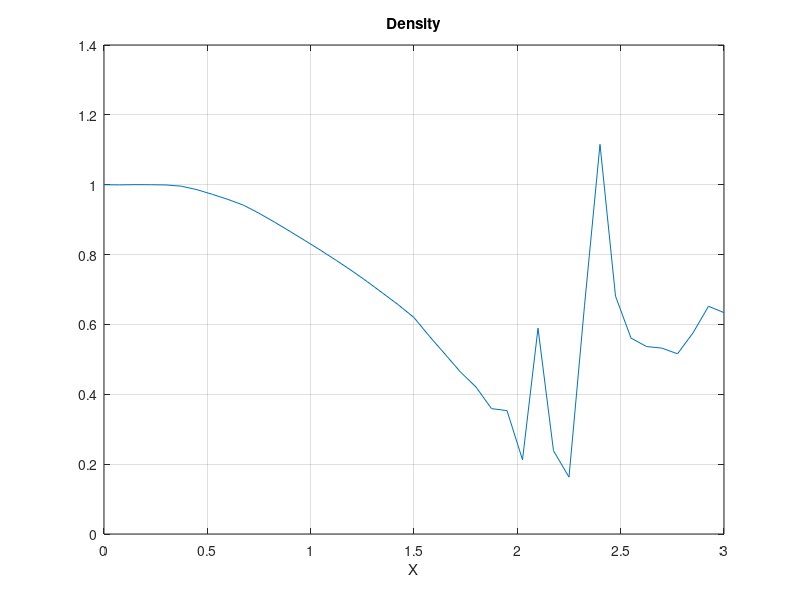

Write MATLAB code to recreate this figure.
clear
clc
close all

N=41; %number of points
length=3; %length of nozzle
C=0.5;  
dx=length/(N-1); 
cx=0.01;


rho=zeros(1,N); 
V=zeros(1,N);
T=zeros(1,N);

x=linspace(0, length, N); %non-dimensionalized
A=(1+2.2*(x-1.5).^2)/1;

%intial conditions t=0
rho((-1<x)&(x<0.5))=1;
rho((0.4999999999<x)&(x<1.5))=1-0.366*(x((0.4999999999<x)&(x<1.5))-0.5);
rho((1.499999<x)&(x<2.1))=0.634-0.702*(x((1.499999<x)&(x<2.1))-1.5);
rho((2.0999<x)&(x<3.1))=0.5892-0.10228*(x((2.0999<x)&(x<3.1))-2.1);


T((-1<x)&(x<0.5))=1;
T((0.4999999999<x)&(x<1.5))=1-0.167*(x((0.4999999999<x)&(x<1.5))-0.5);
T((1.499999<x)&(x<2.1))=0.833-0.4908*(x((1.499999<x)&(x<2.1))-1.5);
T((2.0999<x)&(x<3.1))=0.93968-0.0622*(x((2.0999<x)&(x<3.1))-2.1);

V=(0.59)./(rho.*A);
total_steps=15000;

p = rho.*T;

g=1.4;
R=287; %J/KGK, exoume aera.

rho_15=zeros(1,total_steps);
V_15=zeros(1,total_steps);
T_15=zeros(1,total_steps);
P_15=zeros(1,total_steps);

drdt_avg_16=zeros(1,total_steps);
dVdt_avg_16=zeros(1,total_steps);
dTdt_avg_16=zeros(1,total_steps);


%V1 changes with time, it floats!!!
%Vend, rho.end, Tend also float!!!
step=1;

    i_shock=round(2.1/dx);

while step < 1000
    step
    
    a = sqrt(T);
    dt = min(C * dx ./ (a + V))

    if imag(dt) ~= 0 | dt<0
        disp('Αρνητικος ή φανταστικος χρονος')
        break
    end
    
    rho_old = rho;
    V_old = V;
    T_old = T;

    % Predictor step for i=1:i_shock-1
    for i = 2:i_shock-1
        drdt_pre(i) = -rho(i) * (V(i+1) - V(i)) / dx - rho(i) * V(i) * (log(A(i+1)) - log(A(i))) / dx ...
                      - V(i) * (rho(i+1) - rho(i)) / dx;
        dVdt_pre(i) = -V(i) * (V(i+1) - V(i)) / dx - 1/g * ((T(i+1) - T(i)) / dx + T(i) / (rho(i)) * (rho(i+1) - rho(i)) / dx);
        dTdt_pre(i) = -V(i) * (T(i+1) - T(i)) / dx - (g - 1) * T(i) * ((V(i+1) - V(i)) / dx + V(i) * (log(A(i+1)) - log(A(i))) / dx);
        S1(i) = cx * abs(p(i+1) - 2 * p(i) + p(i-1)) / (p(i+1) + 2 * p(i) + p(i-1)) * (rho(i+1) - 2 * rho(i) + rho(i-1));
        S2(i) = cx * abs(p(i+1) - 2 * p(i) + p(i-1)) / (p(i+1) + 2 * p(i) + p(i-1)) * (V(i+1) - 2 * V(i) + V(i-1));
        S3(i) = cx * abs(p(i+1) - 2 * p(i) + p(i-1)) / (p(i+1) + 2 * p(i) + p(i-1)) * (T(i+1) - 2 * T(i) + T(i-1));
    end

    for i = 2:i_shock-1
        rho(i) = rho(i) + drdt_pre(i) * dt + S1(i);
        V(i) = V(i) + dVdt_pre(i) * dt + S2(i);
        T(i) = T(i) + dTdt_pre(i) * dt + S3(i);
    end

        %corrector
    for i=2:i_shock-1
        
        drdt_corr(i)=-rho(i)*(V(i)-V(i-1))/dx-rho(i)*V(i)*(log(A(i))-log(A(i-1)))/dx...
                  -V(i)*(rho(i)-rho(i-1))/dx;

        dVdt_corr(i)=-V(i)*(V(i)-V(i-1))/dx-1/g*((T(i)-T(i-1))/dx...
                  +T(i)/(rho(i))*(rho(i)-rho(i-1))/dx);

        dTdt_corr(i)=-V(i)*(T(i)-T(i-1))/dx-(g-1)*T(i)*((V(i)-V(i-1))/dx...
                  +V(i)*(log(A(i))-log(A(i-1)))/dx);


        S1(i)=cx*abs(p(i+1)-2*p(i)+p(i-1))/(p(i+1)+2*p(i)+p(i-1))*(rho(i+1)-2*rho(i)+rho(i-1));
        S2(i)=cx*abs(p(i+1)-2*p(i)+p(i-1))/(p(i+1)+2*p(i)+p(i-1))*(V(i+1)-2*V(i)+V(i-1));
        S3(i)=cx*abs(p(i+1)-2*p(i)+p(i-1))/(p(i+1)+2*p(i)+p(i-1))*(T(i+1)-2*T(i)+T(i-1));
    end

    drdt_avg=0.5*(drdt_pre+drdt_corr);
    dVdt_avg=0.5*(dVdt_pre+dVdt_corr);
    dTdt_avg=0.5*(dTdt_pre+dTdt_corr);

    for i=2:i_shock-1

        rho(i)=rho_old(i)+drdt_avg(i)*dt+S1(i);
        V(i)=V_old(i)+dVdt_avg(i)*dt+S2(i);
        T(i)=T_old(i)+dTdt_avg(i)*dt+S3(i);

    end


    %kroustiko kima sinthikes
    M(i_shock) = 2.07;
    p(i_shock)=(1+(g-1)/2*M(i_shock)^2)^(-g/(g-1));
    rho(i_shock)=(1+(g-1)/2*M(i_shock)^2)^(-1/(g-1));
    T(i_shock)=(1+(g-1)/2*M(i_shock)^2)^(-1);


    M(i_shock+1) = sqrt((1 + ((g - 1) / 2) * M(i_shock)^2) / (g * M(i_shock)^2 - (g - 1) / 2));
    rho(i_shock+1)=((g+1)*M(i_shock)^2)/(2+(g-1)*M(i_shock)^2)*rho(i_shock);
    p(i_shock+1)=(1+(2*g/(g+1))*(M(i_shock)^2-1))*p(i_shock);
    T(i_shock+1)=((1+(2*g/(g+1))*(M(i_shock)^2-1))*((g+1)*M(i_shock)^2)/(2+(g-1)*M(i_shock)^2))*T(i_shock);
    V(i_shock+1)=M(i_shock+1)*T(i_shock)^0.5;


        % Predictor step for i=i_shock:N-1
    for i = i_shock+2:N-1
        drdt_pre(i) = -rho(i) * (V(i+1) - V(i)) / dx - rho(i) * V(i) * (log(A(i+1)) - log(A(i))) / dx ...
                      - V(i) * (rho(i+1) - rho(i)) / dx;
        dVdt_pre(i) = -V(i) * (V(i+1) - V(i)) / dx - 1/g * ((T(i+1) - T(i)) / dx + T(i) / (rho(i)) * (rho(i+1) - rho(i)) / dx);
        dTdt_pre(i) = -V(i) * (T(i+1) - T(i)) / dx - (g - 1) * T(i) * ((V(i+1) - V(i)) / dx + V(i) * (log(A(i+1)) - log(A(i))) / dx);
        S1(i) = cx * abs(p(i+1) - 2 * p(i) + p(i-1)) / (p(i+1) + 2 * p(i) + p(i-1)) * (rho(i+1) - 2 * rho(i) + rho(i-1));
        S2(i) = cx * abs(p(i+1) - 2 * p(i) + p(i-1)) / (p(i+1) + 2 * p(i) + p(i-1)) * (V(i+1) - 2 * V(i) + V(i-1));
        S3(i) = cx * abs(p(i+1) - 2 * p(i) + p(i-1)) / (p(i+1) + 2 * p(i) + p(i-1)) * (T(i+1) - 2 * T(i) + T(i-1));
    end

    %corrector
    for i=i_shock+2:N-1
        
        drdt_corr(i)=-rho(i)*(V(i)-V(i-1))/dx-rho(i)*V(i)*(log(A(i))-log(A(i-1)))/dx...
                  -V(i)*(rho(i)-rho(i-1))/dx;

        dVdt_corr(i)=-V(i)*(V(i)-V(i-1))/dx-1/g*((T(i)-T(i-1))/dx...
                  +T(i)/(rho(i))*(rho(i)-rho(i-1))/dx);

        dTdt_corr(i)=-V(i)*(T(i)-T(i-1))/dx-(g-1)*T(i)*((V(i)-V(i-1))/dx...
                  +V(i)*(log(A(i))-log(A(i-1)))/dx);


        S1(i)=cx*abs(p(i+1)-2*p(i)+p(i-1))/(p(i+1)+2*p(i)+p(i-1))*(rho(i+1)-2*rho(i)+rho(i-1));
        S2(i)=cx*abs(p(i+1)-2*p(i)+p(i-1))/(p(i+1)+2*p(i)+p(i-1))*(V(i+1)-2*V(i)+V(i-1));
        S3(i)=cx*abs(p(i+1)-2*p(i)+p(i-1))/(p(i+1)+2*p(i)+p(i-1))*(T(i+1)-2*T(i)+T(i-1));
    end

    drdt_avg=0.5*(drdt_pre+drdt_corr);
    dVdt_avg=0.5*(dVdt_pre+dVdt_corr);
    dTdt_avg=0.5*(dTdt_pre+dTdt_corr);

    for i=i_shock+2:N-1

        rho(i)=rho_old(i)+drdt_avg(i)*dt+S1(i);
        V(i)=V_old(i)+dVdt_avg(i)*dt+S2(i);
        T(i)=T_old(i)+dTdt_avg(i)*dt+S3(i);

    end

    %BOUNDARY CONDITIONS
    %EISODOS
    V(1)=2*V(2)-V(3); %floats

    %EKSODOS
    V(end)=2*V(end-1)-V(end-2);         %floats
    T(end)=2*T(end-1)-T(end-2);         %floats
    rho(end)=0.6784/T(end);   %floatsfind f



    step = step + 1;
end


figure(1)
plot(x,rho)
title('Density')
grid on
xlabel('X')